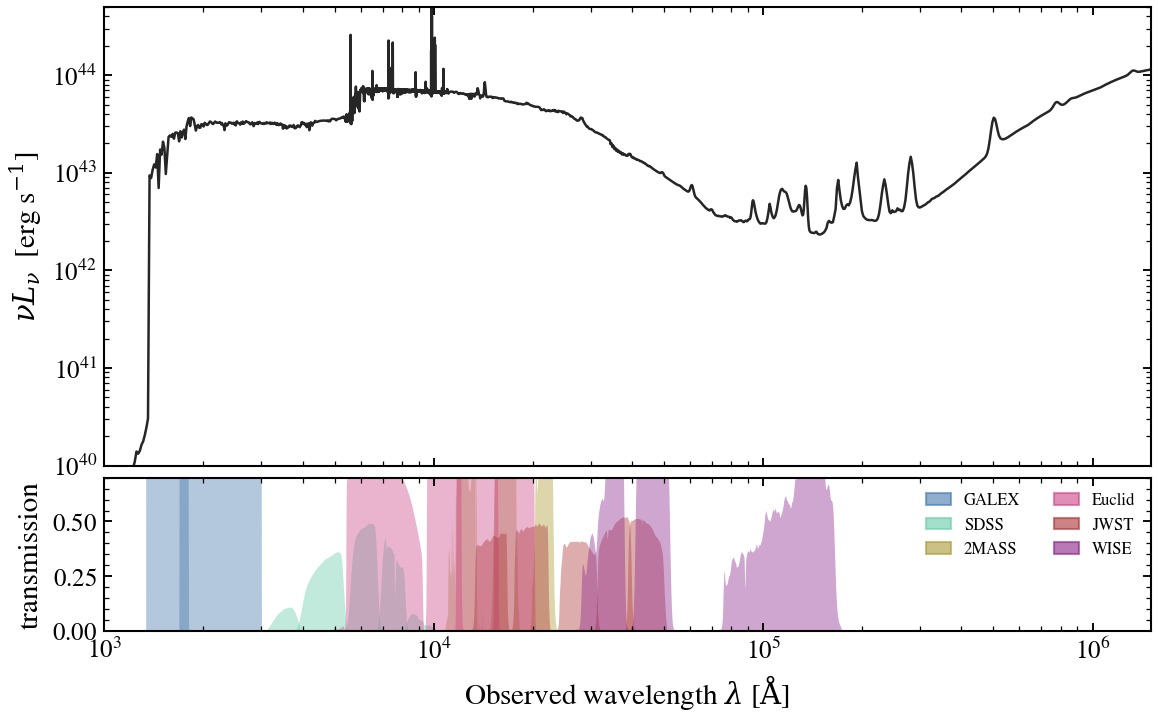

Source code (Python):
"""
Galaxy SED with photometric filter coverage
==============================================

What each photometric system measures depends on where its filters
sit relative to the rest-frame spectral features. We overlay six
common filter sets (GALEX *NUV*, SDSS *ugriz*, 2MASS *JHK*, WISE
*W1/W2/W3*, Euclid *YJH*, JWST NIRCam wide bands) on top of an
observed-frame star-forming galaxy SED at ``z = 0.5``.

The figure is meant as a quick reference for: which filter samples
the Balmer break, where MIR PAH features land, which JWST band picks
up rest-frame ``5500 Å`` at moderate z, etc.
"""

import warnings

import jax
import matplotlib.pyplot as plt
import numpy as np

import tengri
from tengri.analysis.plotting import setup_style
from tengri.observation.filters import load_filter

setup_style()
warnings.filterwarnings("ignore", message=".*BakedInBackend.*")

C_AA_PER_S = 2.998e18

# Build a star-forming galaxy with dust emission so the panel can stretch
# from the FUV (GALEX) to the FIR (WISE) and show what each band catches.
model = tengri.SEDModel.build(
    tengri.load_ssp(),
    sfh={"type": "tsnorm", "*": tengri.FIXED, "peak_lbt_gyr": 2.0,
         "width_gyr": 1.5, "log_peak_sfr": 1.3,
         "skew": 0.2, "trunc": 13.0},
    dust={"type": "two_component", "*": tengri.FIXED,
          "tau_diff": 0.4, "tau_bc": 0.6,
          "emission": {"type": "dale2014", "*": tengri.FIXED}},
    redshift=tengri.Fixed(0.5),
)
p = dict(model.spec.sample(jax.random.PRNGKey(0)))
out = model.predict_rest_sed(p)
wave_rest = np.asarray(out.wavelength)
wave_obs = wave_rest * 1.5            # z = 0.5 → multiply rest λ by 1.5
nu_l_nu = C_AA_PER_S / wave_obs * np.asarray(out.sed)

# Filter sets to show.  Each list is one row in the legend.
FILTERS_BY_GROUP = [
    ("GALEX",   ["galex_fuv", "galex_nuv"],                    "#4477aa"),
    ("SDSS",    ["sdss_u", "sdss_g", "sdss_r", "sdss_i", "sdss_z"], "#66ccaa"),
    ("2MASS",   ["2mass_j", "2mass_h", "2mass_ks"],             "#aa9933"),
    ("Euclid",  ["euclid_vis", "euclid_y", "euclid_j", "euclid_h"], "#cc4488"),
    ("JWST",    ["jwst_f150w", "jwst_f200w", "jwst_f277w",
                 "jwst_f356w", "jwst_f444w", "jwst_f770w"],     "#aa3333"),
    ("WISE",    ["wise_w1", "wise_w2", "wise_w3"],              "#882288"),
]

fig, (ax_sed, ax_filt) = plt.subplots(
    2, 1, figsize=(9.0, 5.4), sharex=True,
    gridspec_kw={"height_ratios": [3, 1], "hspace": 0.04},
)

vis = (wave_obs > 1.0e3) & (wave_obs < 2e6)
ax_sed.loglog(wave_obs[vis], nu_l_nu[vis], color="0.15", lw=1.2)
ax_sed.set_ylabel(r"$\nu L_\nu$  [erg s$^{-1}$]")
ax_sed.set_ylim(1e40, 5e44)

for label, names, color in FILTERS_BY_GROUP:
    for j, name in enumerate(names):
        try:
            f = load_filter(name)
        except Exception:
            continue
        ax_filt.fill_between(np.asarray(f.wave), 0,
                              np.asarray(f.trans), color=color, alpha=0.4,
                              lw=0)
    # one transparent rectangle for the legend handle
    ax_filt.fill_between([], [], color=color, alpha=0.6, label=label)

ax_filt.set_ylim(0, 0.7)
ax_filt.set_xlabel(r"Observed wavelength $\lambda$ [$\mathrm{\AA}$]")
ax_filt.set_ylabel("transmission")
ax_filt.legend(frameon=False, fontsize=8, loc="upper right", ncol=2)
ax_sed.set_xlim(1.0e3, 1.5e6)

fig.savefig("plot_galaxy_with_filters.png", dpi=150, bbox_inches="tight")
